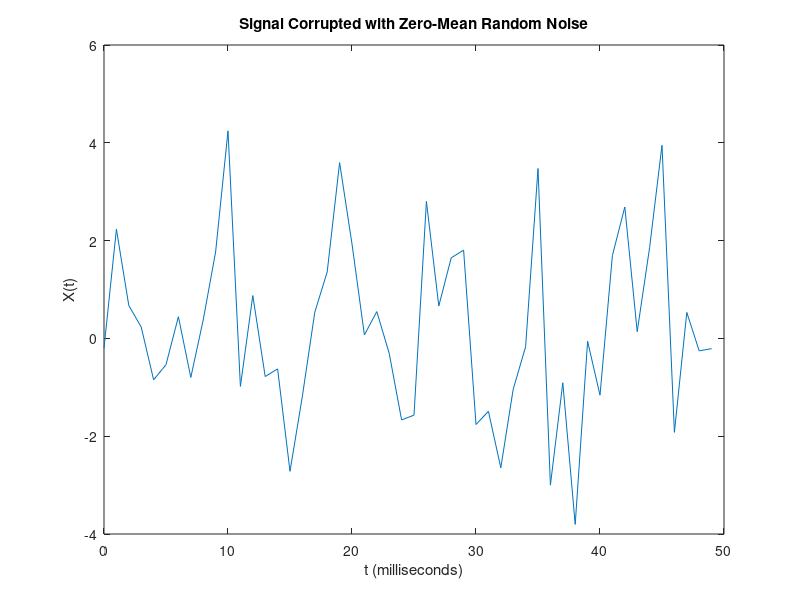

Here is the MATLAB script that generated this plot:
%% 

Fs = 1000;            % Sampling frequency                    
T = 1/Fs;             % Sampling period       
L = 1500;             % Length of signal
t = (0:L-1)*T;        % Time vector

S = 0.7*sin(2*pi*50*t) + sin(2*pi*120*t);
X = S + 2*randn(size(t));

plot(1000*t(1:50),X(1:50))
title('Signal Corrupted with Zero-Mean Random Noise')
xlabel('t (milliseconds)')
ylabel('X(t)')

%% FT
Y = fft(X,L);
f = Fs*(0:(L-1))/L;


% Two sided and single-sided spectrum
P2 = abs(Y/L);
P1 = P2(1:L/2+1);
P1(2:end-1) = 2*P1(2:end-1);





%%
K=2*0.157/0.454/39.37; %lbs/inch
L=300/25.4; %inch
F=70;   %hz

T=0.0104*K*L^2*F^2 %lbs



